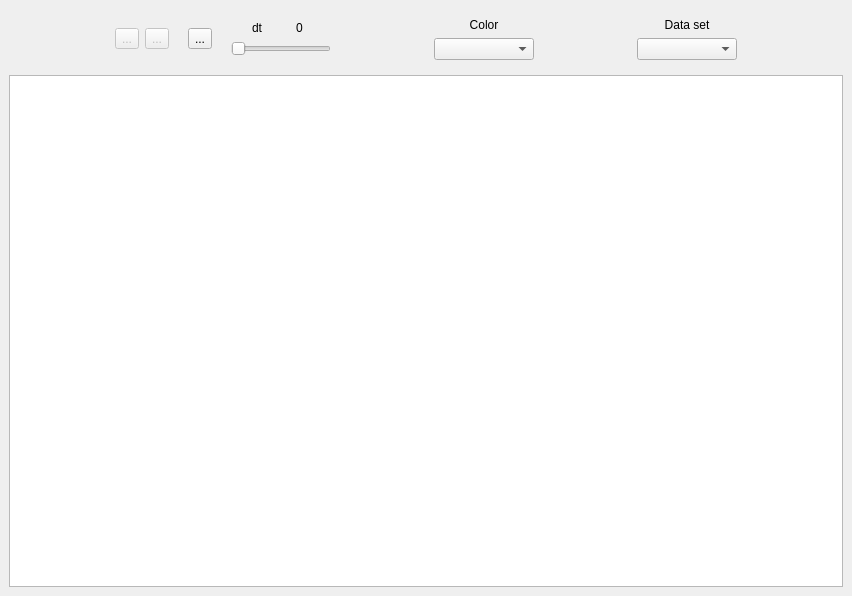
<?xml version="1.0" encoding="UTF-8"?>
<ui version="4.0">
 <class>MainWindow</class>
 <widget class="QMainWindow" name="MainWindow">
  <property name="geometry">
   <rect>
    <x>0</x>
    <y>0</y>
    <width>852</width>
    <height>596</height>
   </rect>
  </property>
  <property name="windowTitle">
   <string>flubberpp demo</string>
  </property>
  <widget class="QWidget" name="centralwidget">
   <layout class="QGridLayout" name="gridLayout">
    <item row="1" column="0">
     <widget class="QGraphicsView" name="view">
      <property name="focusPolicy">
       <enum>Qt::NoFocus</enum>
      </property>
     </widget>
    </item>
    <item row="0" column="0">
     <widget class="QFrame" name="frame">
      <property name="frameShape">
       <enum>QFrame::NoFrame</enum>
      </property>
      <property name="frameShadow">
       <enum>QFrame::Raised</enum>
      </property>
      <layout class="QGridLayout" name="gridLayout_5">
       <item row="0" column="3">
        <layout class="QGridLayout" name="gridLayout_6">
         <item row="0" column="0">
          <widget class="QLabel" name="label_2">
           <property name="sizePolicy">
            <sizepolicy hsizetype="Preferred" vsizetype="Fixed">
             <horstretch>0</horstretch>
             <verstretch>0</verstretch>
            </sizepolicy>
           </property>
           <property name="text">
            <string>Color</string>
           </property>
           <property name="alignment">
            <set>Qt::AlignCenter</set>
           </property>
          </widget>
         </item>
         <item row="1" column="0">
          <widget class="QComboBox" name="colorCombo">
           <property name="sizePolicy">
            <sizepolicy hsizetype="Expanding" vsizetype="Fixed">
             <horstretch>0</horstretch>
             <verstretch>0</verstretch>
            </sizepolicy>
           </property>
           <property name="minimumSize">
            <size>
             <width>100</width>
             <height>0</height>
            </size>
           </property>
          </widget>
         </item>
        </layout>
       </item>
       <item row="0" column="0">
        <spacer name="horizontalSpacer">
         <property name="orientation">
          <enum>Qt::Horizontal</enum>
         </property>
         <property name="sizeHint" stdset="0">
          <size>
           <width>40</width>
           <height>20</height>
          </size>
         </property>
        </spacer>
       </item>
       <item row="0" column="6">
        <spacer name="horizontalSpacer_4">
         <property name="orientation">
          <enum>Qt::Horizontal</enum>
         </property>
         <property name="sizeHint" stdset="0">
          <size>
           <width>40</width>
           <height>20</height>
          </size>
         </property>
        </spacer>
       </item>
       <item row="0" column="4">
        <spacer name="horizontalSpacer_9">
         <property name="orientation">
          <enum>Qt::Horizontal</enum>
         </property>
         <property name="sizeType">
          <enum>QSizePolicy::MinimumExpanding</enum>
         </property>
         <property name="sizeHint" stdset="0">
          <size>
           <width>10</width>
           <height>20</height>
          </size>
         </property>
        </spacer>
       </item>
       <item row="0" column="5">
        <layout class="QGridLayout" name="gridLayout_13">
         <item row="0" column="0">
          <widget class="QLabel" name="label_6">
           <property name="sizePolicy">
            <sizepolicy hsizetype="Preferred" vsizetype="Fixed">
             <horstretch>0</horstretch>
             <verstretch>0</verstretch>
            </sizepolicy>
           </property>
           <property name="text">
            <string>Data set</string>
           </property>
           <property name="alignment">
            <set>Qt::AlignCenter</set>
           </property>
          </widget>
         </item>
         <item row="1" column="0">
          <widget class="QComboBox" name="dataCombo">
           <property name="sizePolicy">
            <sizepolicy hsizetype="Expanding" vsizetype="Fixed">
             <horstretch>0</horstretch>
             <verstretch>0</verstretch>
            </sizepolicy>
           </property>
           <property name="minimumSize">
            <size>
             <width>100</width>
             <height>0</height>
            </size>
           </property>
          </widget>
         </item>
        </layout>
       </item>
       <item row="0" column="1">
        <layout class="QGridLayout" name="gridLayout_3">
         <item row="0" column="0">
          <widget class="QToolButton" name="prevBtn">
           <property name="enabled">
            <bool>false</bool>
           </property>
           <property name="toolTip">
            <string>Previous interpolation</string>
           </property>
           <property name="text">
            <string>...</string>
           </property>
           <property name="icon">
            <iconset theme="media-seek-backward">
             <normaloff>.</normaloff>.</iconset>
           </property>
           <property name="iconSize">
            <size>
             <width>64</width>
             <height>64</height>
            </size>
           </property>
          </widget>
         </item>
         <item row="0" column="1">
          <widget class="QToolButton" name="nextBtn">
           <property name="enabled">
            <bool>false</bool>
           </property>
           <property name="toolTip">
            <string>Next interpolation</string>
           </property>
           <property name="text">
            <string>...</string>
           </property>
           <property name="icon">
            <iconset theme="media-seek-forward">
             <normaloff>.</normaloff>.</iconset>
           </property>
           <property name="iconSize">
            <size>
             <width>64</width>
             <height>64</height>
            </size>
           </property>
          </widget>
         </item>
         <item row="0" column="2">
          <spacer name="horizontalSpacer_7">
           <property name="orientation">
            <enum>Qt::Horizontal</enum>
           </property>
           <property name="sizeType">
            <enum>QSizePolicy::Fixed</enum>
           </property>
           <property name="sizeHint" stdset="0">
            <size>
             <width>13</width>
             <height>20</height>
            </size>
           </property>
          </spacer>
         </item>
         <item row="0" column="3">
          <widget class="QToolButton" name="playBtn">
           <property name="text">
            <string>...</string>
           </property>
           <property name="icon">
            <iconset theme="media-playback-pause">
             <normaloff>.</normaloff>.</iconset>
           </property>
           <property name="iconSize">
            <size>
             <width>64</width>
             <height>64</height>
            </size>
           </property>
          </widget>
         </item>
         <item row="0" column="4">
          <spacer name="horizontalSpacer_8">
           <property name="orientation">
            <enum>Qt::Horizontal</enum>
           </property>
           <property name="sizeType">
            <enum>QSizePolicy::Fixed</enum>
           </property>
           <property name="sizeHint" stdset="0">
            <size>
             <width>13</width>
             <height>20</height>
            </size>
           </property>
          </spacer>
         </item>
         <item row="0" column="5">
          <layout class="QGridLayout" name="gridLayout_2">
           <item row="0" column="1" colspan="2">
            <widget class="QLabel" name="timeLbl">
             <property name="sizePolicy">
              <sizepolicy hsizetype="Preferred" vsizetype="Fixed">
               <horstretch>0</horstretch>
               <verstretch>0</verstretch>
              </sizepolicy>
             </property>
             <property name="text">
              <string>0</string>
             </property>
             <property name="alignment">
              <set>Qt::AlignCenter</set>
             </property>
            </widget>
           </item>
           <item row="0" column="0">
            <widget class="QLabel" name="label">
             <property name="text">
              <string>dt</string>
             </property>
             <property name="alignment">
              <set>Qt::AlignRight|Qt::AlignTrailing|Qt::AlignVCenter</set>
             </property>
            </widget>
           </item>
           <item row="1" column="0" colspan="3">
            <widget class="QSlider" name="timeSlider">
             <property name="enabled">
              <bool>false</bool>
             </property>
             <property name="minimumSize">
              <size>
               <width>100</width>
               <height>0</height>
              </size>
             </property>
             <property name="maximum">
              <number>1000</number>
             </property>
             <property name="orientation">
              <enum>Qt::Horizontal</enum>
             </property>
            </widget>
           </item>
          </layout>
         </item>
        </layout>
       </item>
       <item row="0" column="2">
        <spacer name="horizontalSpacer_3">
         <property name="orientation">
          <enum>Qt::Horizontal</enum>
         </property>
         <property name="sizeType">
          <enum>QSizePolicy::MinimumExpanding</enum>
         </property>
         <property name="sizeHint" stdset="0">
          <size>
           <width>10</width>
           <height>20</height>
          </size>
         </property>
        </spacer>
       </item>
      </layout>
     </widget>
    </item>
   </layout>
  </widget>
 </widget>
 <tabstops>
  <tabstop>prevBtn</tabstop>
  <tabstop>nextBtn</tabstop>
  <tabstop>playBtn</tabstop>
  <tabstop>timeSlider</tabstop>
  <tabstop>colorCombo</tabstop>
  <tabstop>dataCombo</tabstop>
  <tabstop>categoryBtn_4</tabstop>
  <tabstop>colorCombo_3</tabstop>
  <tabstop>prevBtn_2</tabstop>
  <tabstop>nextBtn_2</tabstop>
  <tabstop>playBtn_2</tabstop>
  <tabstop>timeSlider_2</tabstop>
  <tabstop>categoryBtn_3</tabstop>
 </tabstops>
 <resources/>
 <connections/>
</ui>
